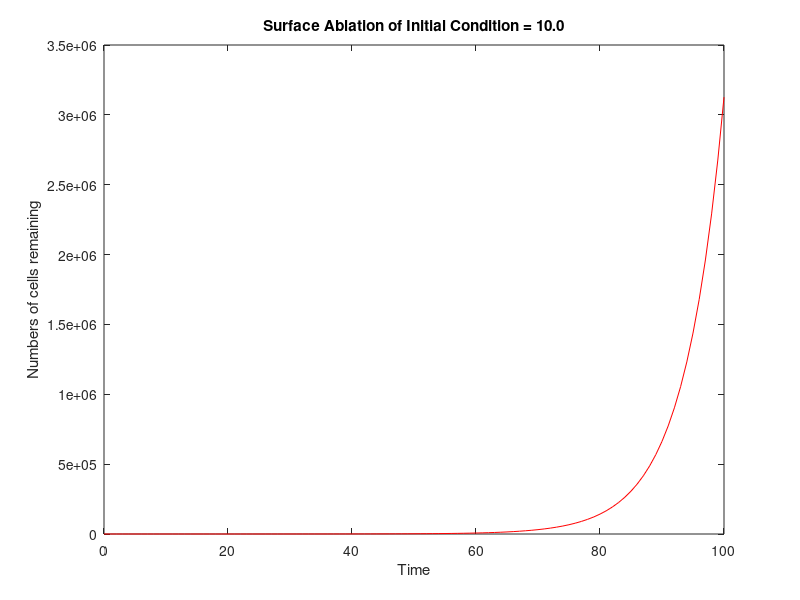

Write MATLAB code to recreate this figure.
t_ = 0:100;
N_t = numel(t_);
N = deal(zeros(N_t,1));
initial = 10;%0, 1, 2, 3, 10
N(1+0) = deal(initial);

for nt = 1:N_t-1
    N(1+nt) = N(1+nt-1)+0.17*N(1+nt-1)-0.05*4*pi*(3*N(1+nt-1)/(4*pi))^(2/3);
    %N(1+nt) = N(1+nt-1)+rate_survive*N(1+nt-1)-rate_die*4*pi*((0.75*N(1+nt-1)/pi)^(2/3));
end
plot(t_,N,"-r");
xlabel('Time');
ylabel('Numbers of cells remaining');
title(sprintf('Surface Ablation of Initial Condition = %0.1f', initial));